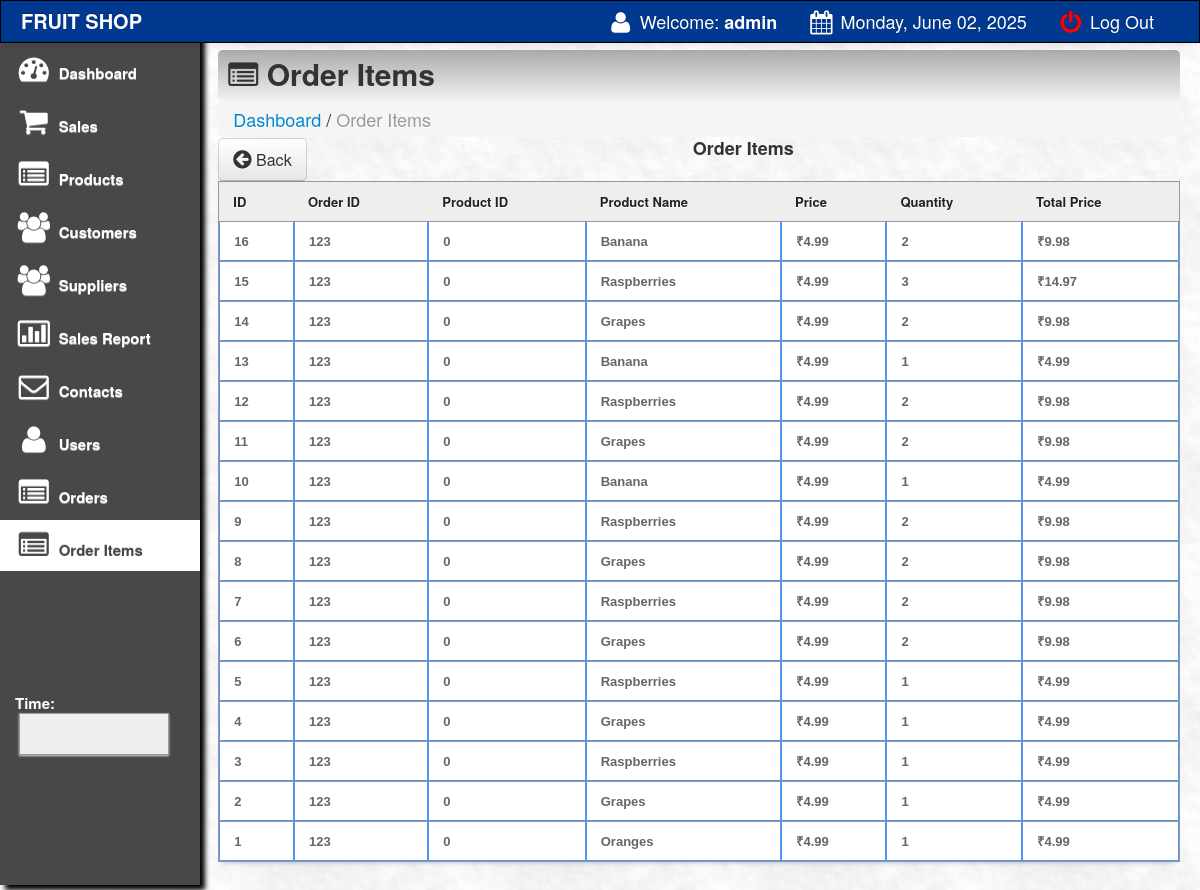
Page /fruit/main/orderitem.php (signed in) on the committed database.
### tables this page shows
CREATE TABLE IF NOT EXISTS `order_items` (
  `id` int(11) NOT NULL AUTO_INCREMENT,
  `order_id` int(11) NOT NULL,
  `product_id` int(11) NOT NULL,
  `product_name` varchar(255) DEFAULT NULL,
  `product_price` decimal(10,2) DEFAULT NULL,
  `quantity` int(11) DEFAULT NULL,
  `total_price` decimal(10,2) DEFAULT NULL,
  PRIMARY KEY (`id`),
  KEY `order_id` (`order_id`)
);

### fruit/main/orderitem.php (the view, shortened to what this page needs)
<?php
require_once('../../db_connect.php');
?>
<link href="css/bootstrap.css" rel="stylesheet">
<link rel="stylesheet" type="text/css" href="css/DT_bootstrap.css">
<link rel="stylesheet" href="css/font-awesome.min.css">
<link href="css/bootstrap-responsive.css" rel="stylesheet">
<link href="../style.css" media="screen" rel="stylesheet" type="text/css" />
<body>
<?php include('navfixed.php'); ?>
<div class="container-fluid">
  <div class="row-fluid">
    <div class="span2">
      <div class="well sidebar-nav">
        <ul class="nav nav-list">
          <li><a href="index.php"><i class="icon-dashboard icon-2x"></i> Dashboard </a></li>
          <li><a href="sales.php"><i class="icon-shopping-cart icon-2x"></i> Sales</a></li>
          <li><a href="products.php"><i class="icon-list-alt icon-2x"></i> Products</a></li>
          <li><a href="customer.php"><i class="icon-group icon-2x"></i> Customers</a></li>
          <li><a href="supplier.php"><i class="icon-group icon-2x"></i> Suppliers</a></li>
          <li><a href="salesreport.php?d1=0&d2=0"><i class="icon-bar-chart icon-2x"></i> Sales Report</a></li>
          <li><a href="contacts.php"><i class="icon-envelope icon-2x"></i> Contacts</a></li>
          <li><a href="display_reg.php"><i class="icon-user icon-2x"></i> Users</a></li>
          <li><a href="orders.php"><i class="icon-list-alt icon-2x"></i> Orders</a></li>
          <li class="active"><a href="orderitem.php"><i class="icon-list-alt icon-2x"></i> Order Items</a></li>
          <br><br><br><br><br><br>
          <li>
            <div class="hero-unit-clock">
              <form name="clock">
                <font color="white">Time: <br></font>&nbsp;<input style="width:150px;" type="submit" class="trans" name="face" value="">
              </form>
            </div>
          </li>
        </ul>
      </div>
    </div>
    <div class="span10">
      <div class="contentheader">
        <i class="icon-list-alt"></i> Order Items
      </div>
      <ul class="breadcrumb">
        <li><a href="index.php">Dashboard</a></li> /
        <li class="active">Order Items</li>
      </ul>
      <div style="margin-top: -19px; margin-bottom: 21px;">
        <a href="index.php"><button class="btn btn-default btn-large" style="float: left;"><i class="icon icon-circle-arrow-left icon-large"></i> Back</button></a>
        <div style="text-align:center;">
          <h4>Order Items</h4>
        </div>
      </div>
      <table class="hoverTable" id="resultTable" data-responsive="table" style="text-align: left;">
        <thead>
          <tr>
            <th>ID</th>
            <th>Order ID</th>
            <th>Product ID</th>
            <th>Product Name</th>
            <th>Price</th>
            <th>Quantity</th>
            <th>Total Price</th>
          </tr>
        </thead>
        <tbody>
          <?php
          $sql = "SELECT id, order_id, product_id, product_name, product_price, quantity, total_price FROM order_items ORDER BY id DESC";
          $result = $conn->query($sql);
          if ($result && $result->num_rows > 0) {
              while($row = $result->fetch_assoc()) {
                  echo "<tr>";
                  echo "<td>".htmlspecialchars($row['id'])."</td>";
                  echo "<td>".htmlspecialchars($row['order_id'])."</td>";
                  echo "<td>".htmlspecialchars($row['product_id'])."</td>";
                  echo "<td>".htmlspecialchars($row['product_name'])."</td>";
                  echo "<td>₹".number_format($row['product_price'],2)."</td>";
                  echo "<td>".htmlspecialchars($row['quantity'])."</td>";
                  echo "<td>₹".number_format($row['total_price'],2)."</td>";
                  echo "</tr>";
              }
          } else {
              echo "<tr><td colspan='7'>No order items found.</td></tr>";
          }
          ?>
        </tbody>
      </table>
    </div>
  </div>
</div>
<?php include('footer.php'); ?>
</body>
</html>

### fruit/style.css (style rules this page uses)
input { border: 1px solid #999; background: #EEEEEE; padding: 10px; box-shadow:0 1px 2px #ddd; -moz-box-shadow:0 1px 2px #ddd; -webkit-box-shadow:0 1px 2px #ddd; }
#resultTable { border-collapse: separate; background-color: #FFFFFF; border-spacing: 0; max-width: 100%; }
#resultTable { color: #666666; text-shadow: 0 1px 0 #FFFFFF; width: 100%; border: 1px solid #999999; box-shadow: 0 5px 5px -5px rgba(0, 0, 0, 0.3); margin-top: 13px; }
#resultTable thead tr th { background: none repeat scroll 0 0 #EEEEEE; color: #222222; padding: 10px 14px; text-align: left; border-top: 0 none; font-size: 13px; }
#resultTable tbody tr td { font: bold 13px 'Arial'; text-align: left; padding: 10px 14px; border-top: 1px solid #999999; }
#resultTable td { padding:7px; border:#4e95f4 1px solid; }
#resultTable tr { background: #fff; }

### fruit/main/orderitem.php (style rules this page uses)
body { padding-top: 60px; padding-bottom: 40px; }
.sidebar-nav { padding: 9px 0; }

### rows in the picture
order_items: id "16", order "123", product "0", product_name "Banana", product_price "4.99", quantity "2", total_price "9.98"
order_items: id "15", order "123", product "0", product_name "Raspberries", product_price "4.99", quantity "3", total_price "14.97"
order_items: id "14", order "123", product "0", product_name "Grapes", product_price "4.99", quantity "2", total_price "9.98"
order_items: id "13", order "123", product "0", product_name "Banana", product_price "4.99", quantity "1", total_price "4.99"
order_items: id "12", order "123", product "0", product_name "Raspberries", product_price "4.99", quantity "2", total_price "9.98"
order_items: id "11", order "123", product "0", product_name "Grapes", product_price "4.99", quantity "2", total_price "9.98"
order_items: id "10", order "123", product "0", product_name "Banana", product_price "4.99", quantity "1", total_price "4.99"
order_items: id "9", order "123", product "0", product_name "Raspberries", product_price "4.99", quantity "2", total_price "9.98"
order_items: id "8", order "123", product "0", product_name "Grapes", product_price "4.99", quantity "2", total_price "9.98"
order_items: id "7", order "123", product "0", product_name "Raspberries", product_price "4.99", quantity "2", total_price "9.98"
order_items: id "6", order "123", product "0", product_name "Grapes", product_price "4.99", quantity "2", total_price "9.98"
order_items: id "5", order "123", product "0", product_name "Raspberries", product_price "4.99", quantity "1", total_price "4.99"
order_items: id "4", order "123", product "0", product_name "Grapes", product_price "4.99", quantity "1", total_price "4.99"
order_items: id "3", order "123", product "0", product_name "Raspberries", product_price "4.99", quantity "1", total_price "4.99"
order_items: id "2", order "123", product "0", product_name "Grapes", product_price "4.99", quantity "1", total_price "4.99"
order_items: id "1", order "123", product "0", product_name "Oranges", product_price "4.99", quantity "1", total_price "4.99"

### other values in the picture
$_SESSION['SESS_LAST_NAME'] "admin"
